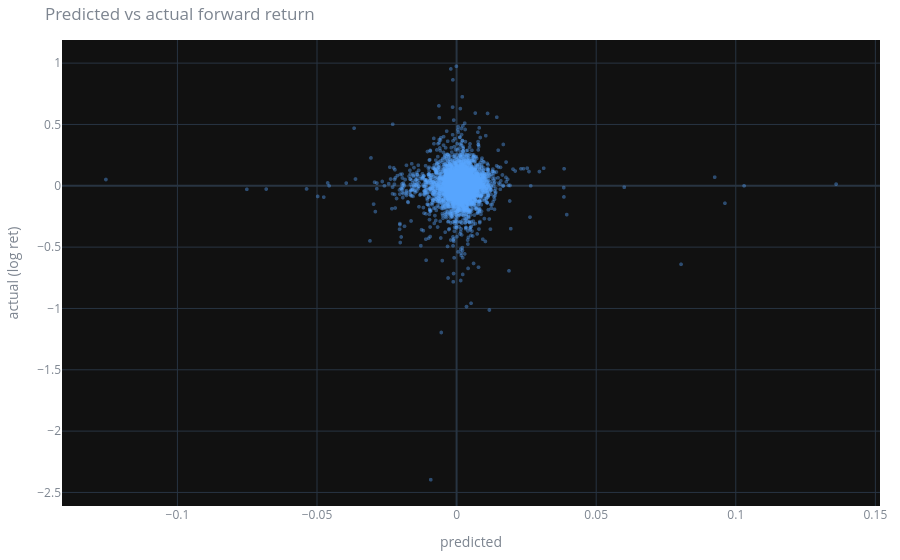

Notebook source saved alongside this figure:
### Code cell
bl.plot_pred_vs_actual(res, template=TPL)

### Figure 1 — Plotly figure (JSON) as saved in the notebook; plotly's stock layout.template omitted (floating-point values rounded to 4 significant figures; data arrays with more than 128 entries replaced by an {"elided": "..."} marker saying what was removed)
{"data": [{"marker": {"color": "#58a6ff", "opacity": 0.4, "size": 4}, "mode": "markers", "type": "scattergl", "x": {"elided": "5000 float values"}, "y": {"elided": "5000 float values"}}], "layout": {"font": {"color": "#7d8590"}, "margin": {"b": 40, "l": 50, "r": 20, "t": 40}, "paper_bgcolor": "rgba(0,0,0,0)", "title": {"text": "Predicted vs actual forward return"}, "xaxis": {"title": {"text": "predicted"}}, "yaxis": {"title": {"text": "actual (log ret)"}}}}
